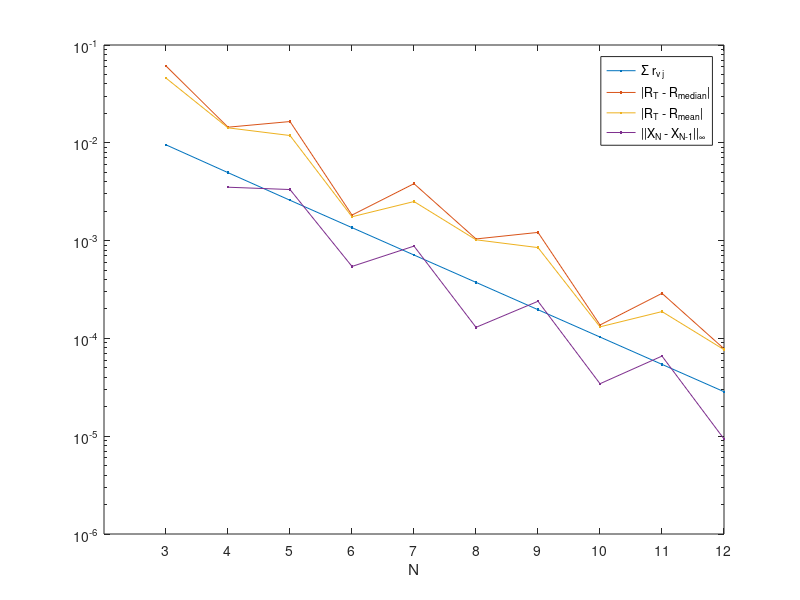
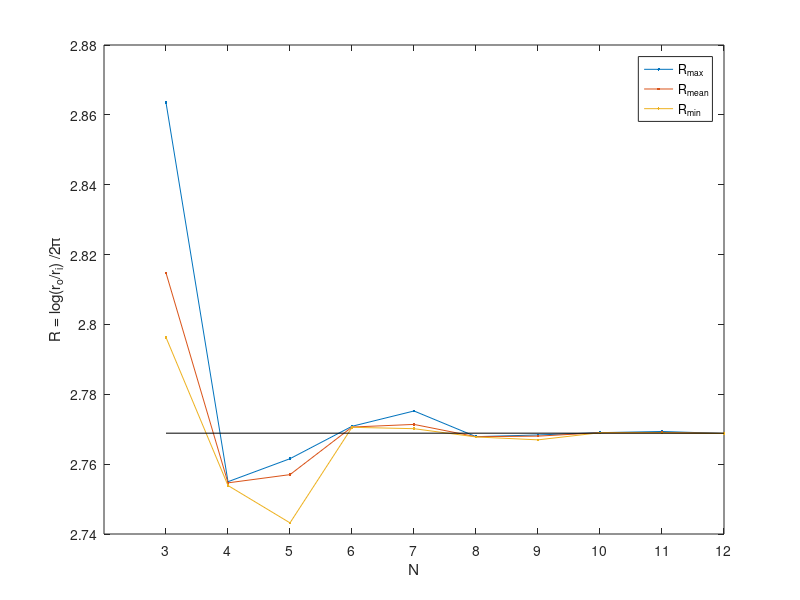

Source code (MATLAB) for these figures, in order:
%% data analysis of Trefethen's example
clear

load rst_ex_tref_data

dXN = diff(XN,1,2);
nXN = [ nan; max(abs(dXN),[],1)' ];

Rt = 2.76886750270;
Rmed = (Rmax+Rmin)/2;


%%
figure(1),clf
semilogy(repmat(NN',1,4),[rsumSC abs(Rt-Rmed) abs(Rt-Rmean) nXN],'.-')
set(gca,'xtick',NN)
xlabel('N')
legend('\Sigma r_{\nu j}','|R_T - R_{median}|','|R_T - R_{mean}|',...
  '||X_N - X_{N-1}||_\infty')



figure(2),clf
plot(repmat(NN',1,3),[Rmax Rmean Rmin],'.-')
hold on
plot(NN([1 end]),repmat(Rt,1,2),'k')
set(gca,'xtick',NN)
xlabel('N')
ylabel('R = log(r_o/r_i) /2\pi')
legend('R_{max}','R_{mean}','R_{min}')
